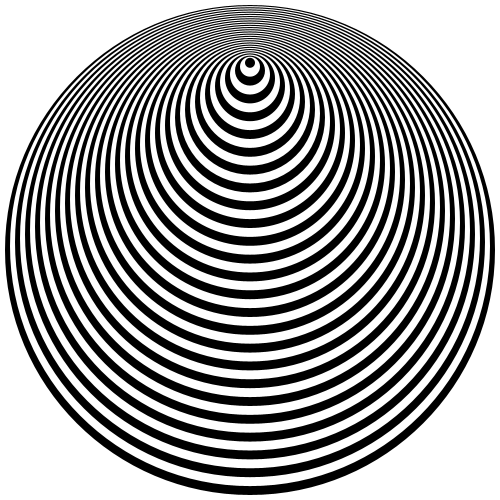
Frame 1 (no input)
Frame 60 (the mouse pressed at the canvas centre just before this capture): identical to frame 1, image omitted
Frame 120 (the mouse held since frame 60 and released just before this capture): identical to frame 1, image omitted

The Processing sketch that drew this single still picture (run headless with seeded random() and noise(); from frame 60 on, the mouse is pressed at the canvas centre):

// Processing sketch: processing_10602
// ── processing_10602.pde

   void setup () {
        smooth();
        size( 500, 500 );
        background(255);
        frameRate(15);
        noStroke();
   }

   float w = 490;
   float up = 0;
   boolean flip = true;


    void draw () {
      
      translate (width/2, height/2);
          
         while (w > 0 ) {
            if (flip) fill(0);
            else fill (255);
            
            ellipse (0,up,w,w);

            w -= 10;
            up -= 3.9;
            flip = !flip;
         }
          

    }
